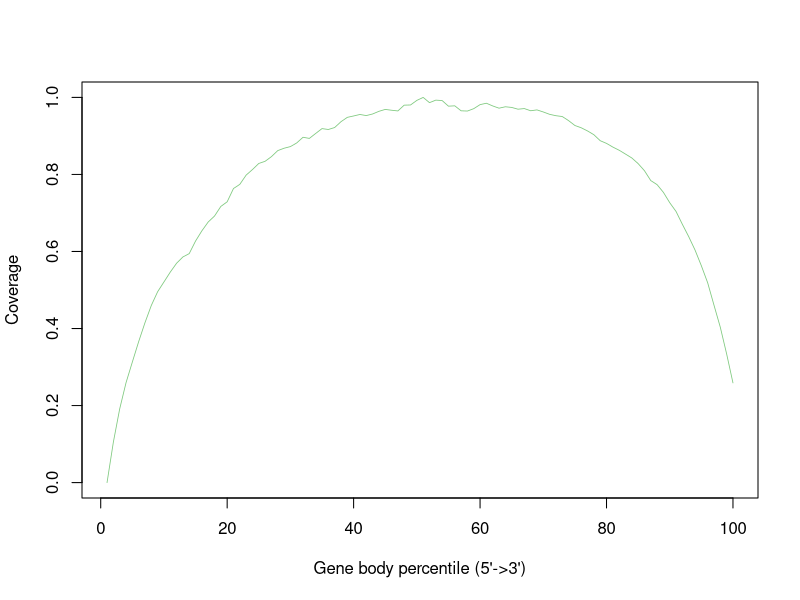

Reproduce this figure in R.
MI_24Hr_SRR12108294.gencode.Aligned.sortedByCoord.out <- c(0.0,0.10498659070108673,0.19127917105259928,0.259050970057882,0.31288053332940746,0.3658169612295824,0.41508073796536893,0.45978216330146016,0.4954261163578725,0.5208628080274222,0.5464354329375566,0.5695116954113943,0.5858413506954924,0.5945410780929106,0.62710960292281,0.6536268902449497,0.6765299237154432,0.6920405444199895,0.7169904282387812,0.7289932843090347,0.7635070776070843,0.7742850623109142,0.7982701636351591,0.8127016608882771,0.8285307677774424,0.8341192433867497,0.8461981631836841,0.8618712167497233,0.8680456284213341,0.8723022527131441,0.8817999131401315,0.8965209432883576,0.8935681984919753,0.9064342551766273,0.9190009642917608,0.9167377003727123,0.9217711561441089,0.9369269763687177,0.9482133612070086,0.9518236891888908,0.9557152075926322,0.9528139898369047,0.9569562731718328,0.963865803956786,0.9688119091259296,0.9666988097253608,0.9648713173501361,0.979897583872527,0.9803377720198354,0.9922895917831546,1.0,0.9863762504508616,0.9929481564360955,0.991804256133558,0.9772490939828685,0.9781618587030398,0.9652221919603095,0.9645915991294384,0.9707876030847522,0.9812382683969938,0.9848863828753561,0.9778664370032855,0.9720114929837347,0.9756998476271798,0.9739862054751162,0.9693850861114996,0.9710167757322361,0.9653360421834706,0.9675796767536983,0.9621816058279536,0.9560930725574343,0.9524915777825216,0.9503750432459092,0.9397089458303582,0.92708138573388,0.9211322208399889,0.9129070329503156,0.9031571353909799,0.8876352278108615,0.8806241151457602,0.8710690388734716,0.8628153884280081,0.8528917711316074,0.8427875638260546,0.8281371993335837,0.809687083643109,0.7840531170179094,0.7734998883580786,0.7534534158747451,0.7266029203563709,0.703801959499746,0.6704330479716748,0.6385368283388909,0.6037786496480212,0.5629780666563613,0.5187055425920064,0.4605300414915361,0.40323638888684415,0.333954111489794,0.25880854759994404)


pdf("/athena/angsd/scratch/pes4008/project/QC/rseqc/MI_24Hr_SRR12108294.geneBodyCoverage.curves.pdf")
x=1:100
icolor = colorRampPalette(c("#7fc97f","#beaed4","#fdc086","#ffff99","#386cb0","#f0027f"))(1)
plot(x,MI_24Hr_SRR12108294.gencode.Aligned.sortedByCoord.out,type='l',xlab="Gene body percentile (5'->3')", ylab="Coverage",lwd=0.8,col=icolor[1])
dev.off()
